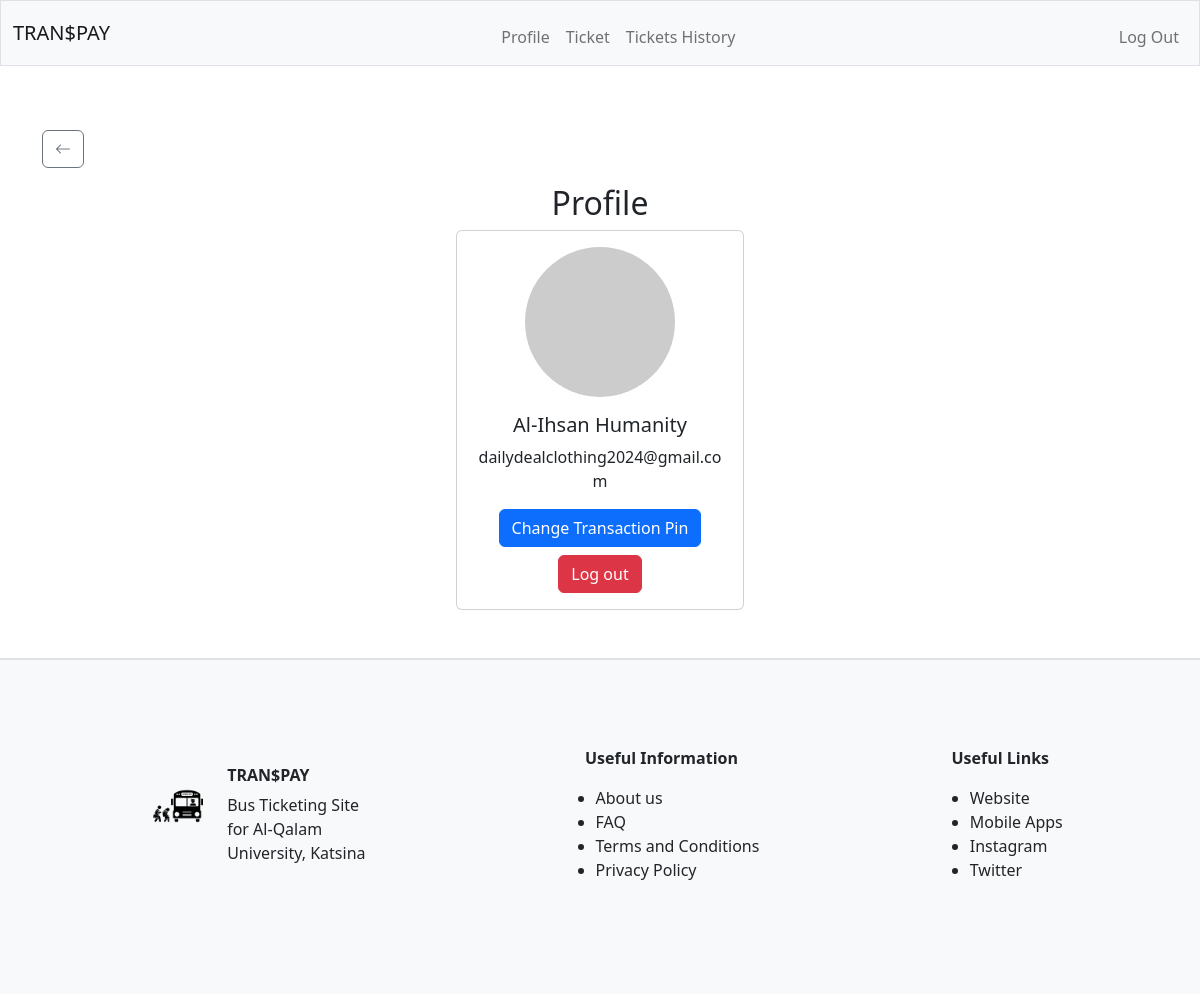
The page /profile (signed in) on the database as committed earlier.
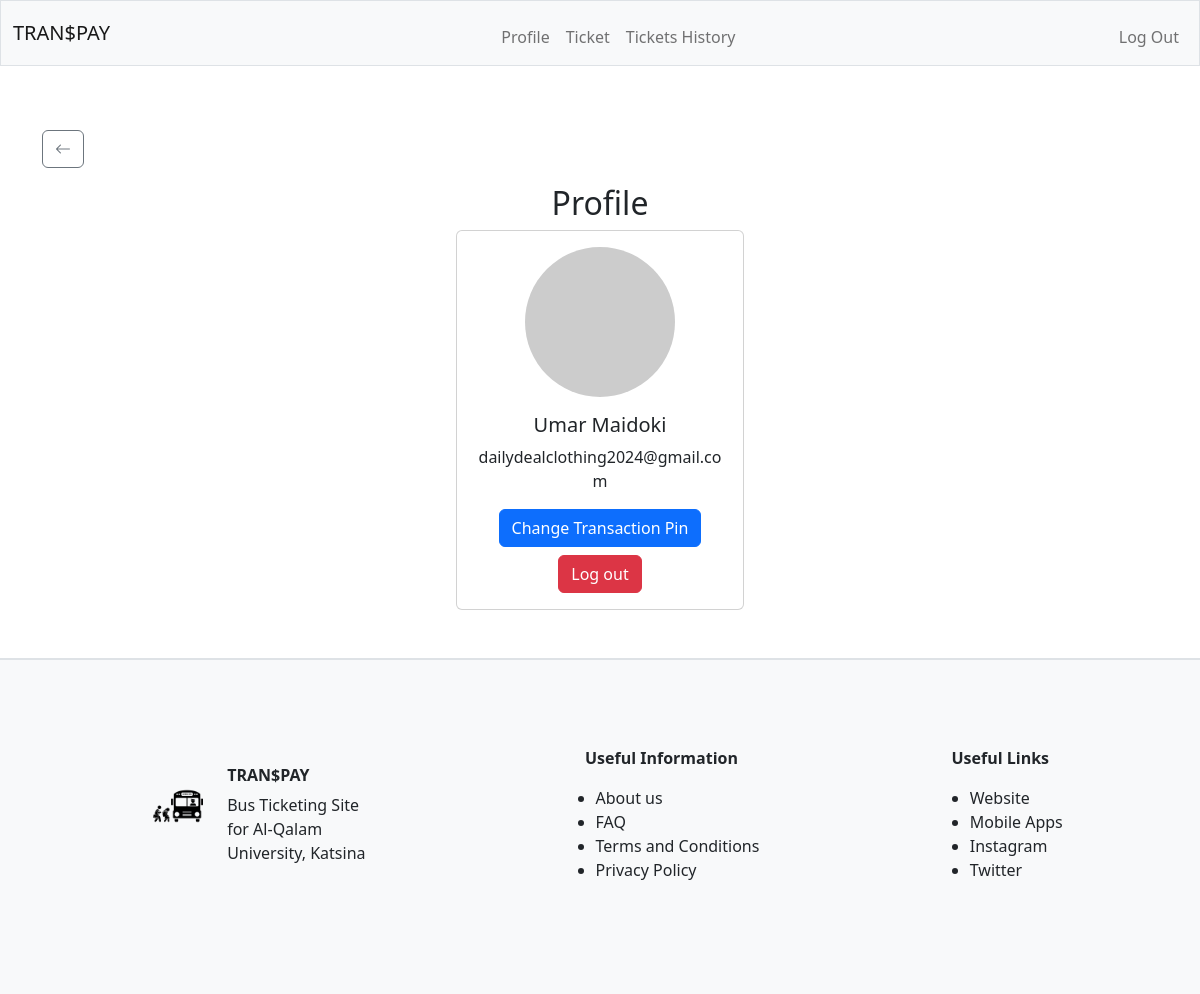
The same page on the database as committed later.
### tables this page shows
CREATE TABLE users (
    id TEXT PRIMARY KEY,
    name TEXT NOT NULL,
    email TEXT NOT NULL,
    phoneNumber TEXT NOT NULL,
    accountNumber TEXT NOT NULL,
    gender TEXT NOT NULL,
    pass TEXT NOT NULL,
    amount REAL NOT NULL DEFAULT 0.00
, pin INTEGER NOT NULL DEFAULT 0000);

### app.py (the view)
@app.route("/profile")
@login_required
def profile():
    user_id = session.get("user_id")
    profile = db.execute("SELECT * FROM users WHERE id = ?", user_id)
    return render_template("profile.html", profile=profile)

### app.py (called while the page is built)
@app.after_request
def after_request(response):
    response.headers["Cache-Control"] = "no-cache, no-store, must-revalidate"
    response.headers["Expires"] = 0
    response.headers["Pragma"] = "no-cache"
    return response

### helper.py (called while the page is built)
def login_required(f):
    @wraps(f)
    def decorated_function(*args, **kwargs):
        if session.get("user_id") is None:
            return redirect("/login")
        return f(*args, **kwargs)
    return decorated_function

### templates/profile.html (shortened to what this page needs)
{% extends "layout.html" %}
{% block main %}
<div class="container my-3 d-flex justify-content-between align-items-center">
    <a href="/home"  class="btn btn-outline-secondary"><i class="bi bi-arrow-left"></i></a>
  </div>
  <h2 class="mx-auto">Profile</h2>
<div class="container d-flex justify-content-center align-items-center">
    <div class="card text-center" style="width: 18rem;">
        <div class="card-body">
            <img src="https://via.placeholder.com/150" class="rounded-circle mb-3" alt="Profile Icon">
            <h5 class="card-title">{{profile[0]['name']}}</h5>
            <p class="card-text">{{profile[0]['email']}}</p>
            <a class="btn btn-primary mb-2" data-bs-toggle="modal" data-bs-target="#changePin">Change Transaction Pin</a>
            <a href="/logout" class="btn btn-danger">Log out</a>
        </div>
    </div>
</div>
{% endblock %}

Rows that differ between the two databases and show on the page:
changed users "dailydealclothing2024@gmail.com": name "Al-Ihsan Humanity" → "Umar Maidoki"
